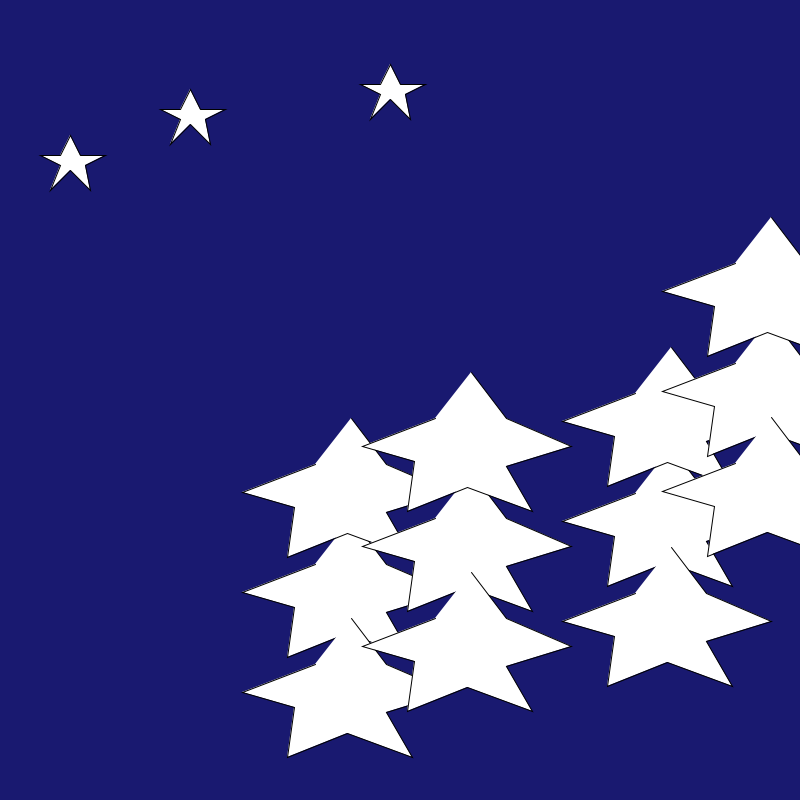
Frame 1 (no input)
Frame 60 (the mouse pressed at the canvas centre just before this capture): identical to frame 1, image omitted
Frame 120 (the mouse held since frame 60 and released just before this capture): identical to frame 1, image omitted

The Processing sketch that drew this single still picture (run headless with seeded random() and noise(); from frame 60 on, the mouse is pressed at the canvas centre):

// Processing sketch: partner_functions
// ── partner_functions.pde
 void setup() {
  size(800, 800);
}
void draw() {
  background (#191970);
  
  
  translate(0,100);
  star1();
      translate (120,54);
    star1();
    translate(200,75);
    star1();
    translate(100,-30);
    star1();
}

void star1() {
  

    
  beginShape();
  vertex(70,70);
  vertex(90,90);
  vertex(85,65);
  vertex(105,55);
  vertex(80,55);
  vertex(70,35);
  vertex(60,55);
  vertex(40,55);
  vertex(60,65);
  vertex(50,90);
  vertex(70,70);
  endShape();
  
  fill(255);
 star();
 
 translate(0, 100);
 star();

translate(0, -200);
star();
}

void star() {
   
  beginShape();
  vertex(351,418);
  vertex(386, 464);
  vertex(451, 492);
  vertex(386, 512);
  vertex(386, 512);
    vertex(412, 557);
     vertex(347, 533);
       vertex(287, 557);
       vertex(294, 507);
       vertex(242, 492);
       vertex(315, 464);
  endShape();
  
}

  
